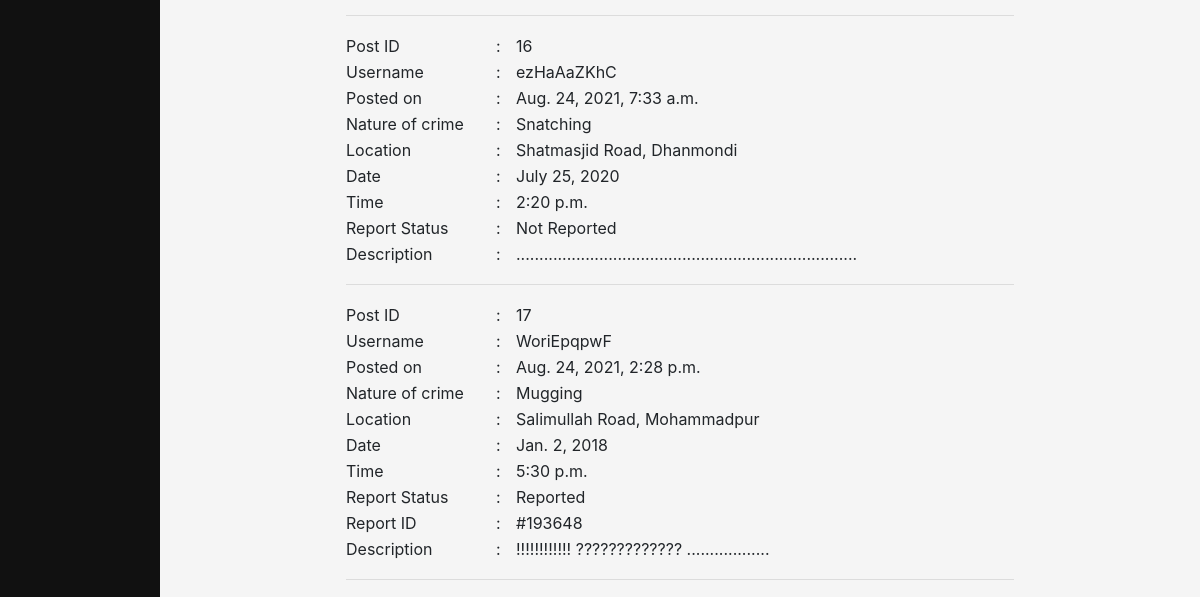
The app's page /Home/AllPosts/ (lower part), older data.
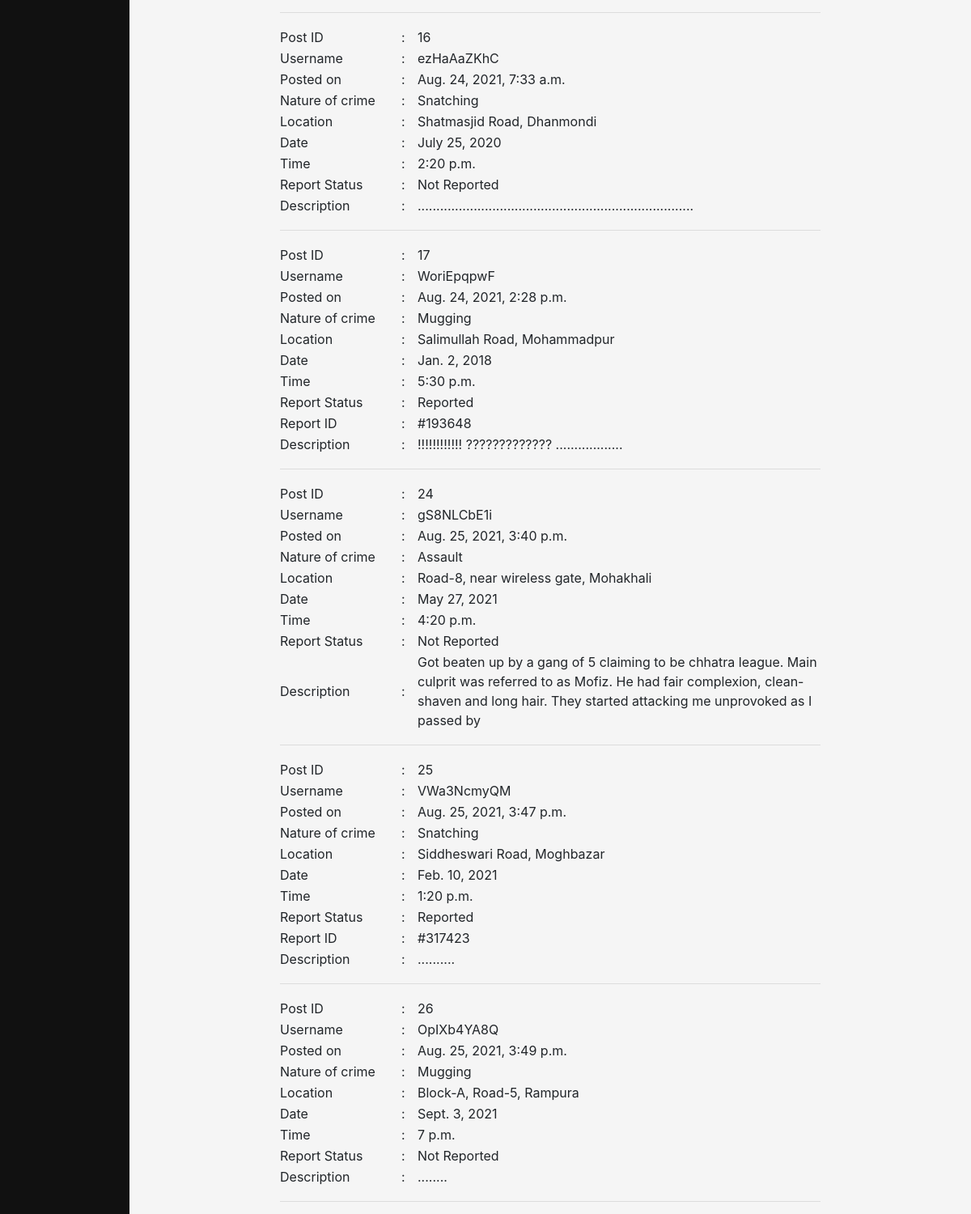
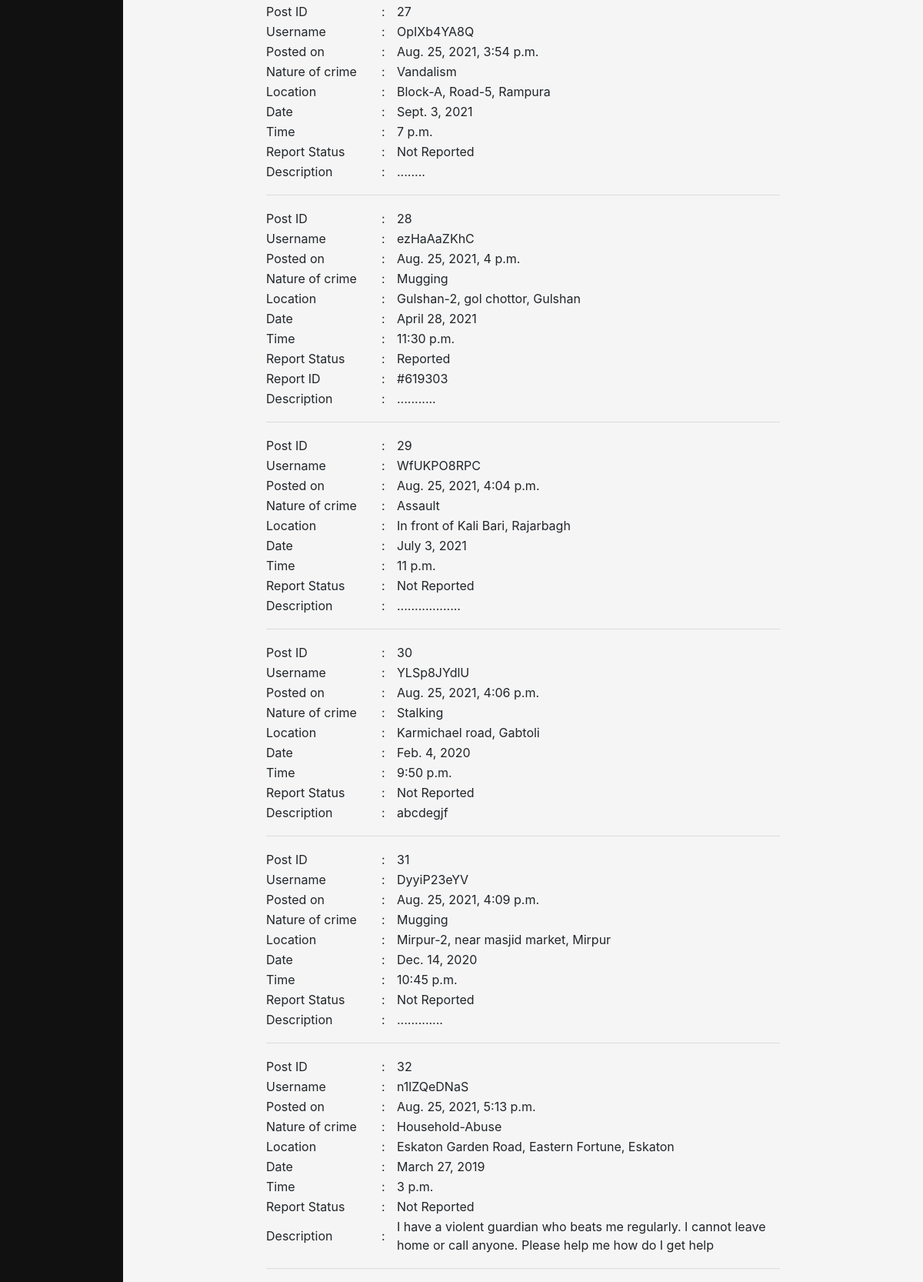
The same page, newer data (2 pictures, top to bottom).
### main/models.py (models this page shows, shortened)
class CrimeIncident(models.Model):
	email = models.CharField(max_length=50)
	username = models.CharField(max_length=20)
	area_name = models.CharField(max_length=150)
	nature_of_crime = models.CharField(max_length=50)
	report_status = models.CharField(max_length=20)
	report_id = models.CharField(max_length=10)
	location = models.CharField(max_length=100)
	date_of_crime = models.DateField()
	time_of_crime = models.TimeField()
	timestamp = models.DateTimeField(auto_now_add=True)
	description = models.CharField(max_length=200)

### main/views.py (the view)
# urls.py: path("Home/AllPosts/", views.all_posts, name="all_posts"),
def all_posts(request):
	my_dict = {}
	count = 0
	if request.method=="GET" or True:
		msg = ""
		for i in list(CrimeIncident.objects.all()):
			count += 1
			incident = {
						'Post ID' : i.id,
						'Username' : i.username,
						'Posted on' : i.timestamp,
						'Nature of crime' : i.nature_of_crime,
						'Location' : i.location+", "+i.area_name,
						'Date' : i.date_of_crime,
						'Time' : i.time_of_crime,
						'Report Status' : i.report_status,
					}
			if i.report_status=="Reported":
				incident.update({'Report ID' : "#"+i.report_id})
			incident.update({'Description' : i.description})
			my_dict[i] = incident
		no_of_posts = {'Number of posts:':count}
		return render(request, "main/home.html", {'my_dict':my_dict, 'Msg':msg, 'no_of_posts':no_of_posts})

### main/templates/main/home.html (shortened to what this page needs)
{% extends 'main/base.html' %}
{% block content %}
<table >
	{% for sl,post in my_dict.items %}
		{% for key,value in post.items %}
			<tr >
				<td style="width:150px"> {{key}} </td>
				<td style="width:20px"> : </td>
				<td> {{value}} </td>
			</tr>
		{% endfor %}
		<tr> <td colspan="3", style="width:1000px"> <hr/> </td> </tr>
	{% endfor %}
</table>
{% endblock %}

### main/templates/main/base.html (shortened to what this page needs)
<!doctype html>
<html>
<head>
	<link rel="stylesheet" href="https://stackpath.bootstrapcdn.com/bootstrap/4.3.1/css/bootstrap.min.css">
</head>
<body style="background-color:whitesmoke;" >
	<div class="sidenav">
	</div>
	<div id="content" name="content" class="main">
		<div class="row justify-content-center">
			<div class="col-8">
				{% block content %}
				{% endblock %}
			</div>
		</div>
	</div>
</body>
</html>

### main/templates/main/base.html (style rules this page uses)
.sidenav { height:100%; width:160px; position: fixed; z-index:1; top:0; left:0; background-color:#111; overflow-x: :hidden; padding-top:20px; }
.main { margin-left:160px; padding: 0px 10px; }

Row changes from the older to the newer data that the page shows:
added CrimeIncident: post "Post ID" "Username" "Posted on" "Nature of crime" "Location" "Date" "Time" "Report Status" "Description", post "24" "gS8NLCbE1i" "Aug. 25, 2021, 3:40 p.m." "Assault" "Road-8, near wireless gate, Mohakhali" "May 27, 2021" "4:20 p.m." "Not Reported" "Got beaten up by a gang of 5 claiming to be chhatra league. Main culprit was referred to as Mofiz. He had fair complexion, clean-shaven and long hair. They started attacking me unprovoked as I passed by"
added CrimeIncident: post "Post ID" "Username" "Posted on" "Nature of crime" "Location" "Date" "Time" "Report Status" "Report ID" "Description", post "25" "VWa3NcmyQM" "Aug. 25, 2021, 3:47 p.m." "Snatching" "Siddheswari Road, Moghbazar" "Feb. 10, 2021" "1:20 p.m." "Reported" "#317423" ".........."
added CrimeIncident: post "Post ID" "Username" "Posted on" "Nature of crime" "Location" "Date" "Time" "Report Status" "Description", post "26" "OpIXb4YA8Q" "Aug. 25, 2021, 3:49 p.m." "Mugging" "Block-A, Road-5, Rampura" "Sept. 3, 2021" "7 p.m." "Not Reported" "........"
added CrimeIncident: post "Post ID" "Username" "Posted on" "Nature of crime" "Location" "Date" "Time" "Report Status" "Description", post "27" "OpIXb4YA8Q" "Aug. 25, 2021, 3:54 p.m." "Vandalism" "Block-A, Road-5, Rampura" "Sept. 3, 2021" "7 p.m." "Not Reported" "........"
added CrimeIncident: post "Post ID" "Username" "Posted on" "Nature of crime" "Location" "Date" "Time" "Report Status" "Report ID" "Description", post "28" "ezHaAaZKhC" "Aug. 25, 2021, 4 p.m." "Mugging" "Gulshan-2, gol chottor, Gulshan" "April 28, 2021" "11:30 p.m." "Reported" "#619303" "..........."
added CrimeIncident: post "Post ID" "Username" "Posted on" "Nature of crime" "Location" "Date" "Time" "Report Status" "Description", post "29" "WfUKPO8RPC" "Aug. 25, 2021, 4:04 p.m." "Assault" "In front of Kali Bari, Rajarbagh" "July 3, 2021" "11 p.m." "Not Reported" ".................."
added CrimeIncident: post "Post ID" "Username" "Posted on" "Nature of crime" "Location" "Date" "Time" "Report Status" "Description", post "30" "YLSp8JYdlU" "Aug. 25, 2021, 4:06 p.m." "Stalking" "Karmichael road, Gabtoli" "Feb. 4, 2020" "9:50 p.m." "Not Reported" "abcdegjf"
added CrimeIncident: post "Post ID" "Username" "Posted on" "Nature of crime" "Location" "Date" "Time" "Report Status" "Description", post "31" "DyyiP23eYV" "Aug. 25, 2021, 4:09 p.m." "Mugging" "Mirpur-2, near masjid market, Mirpur" "Dec. 14, 2020" "10:45 p.m." "Not Reported" "............."
added CrimeIncident: post "Post ID" "Username" "Posted on" "Nature of crime" "Location" "Date" "Time" "Report Status" "Description", post "32" "n1lZQeDNaS" "Aug. 25, 2021, 5:13 p.m." "Household-Abuse" "Eskaton Garden Road, Eastern Fortune, Eskaton" "March 27, 2019" "3 p.m." "Not Reported" "I have a violent guardian who beats me regularly. I cannot leave home or call anyone. Please help me how do I get help"
